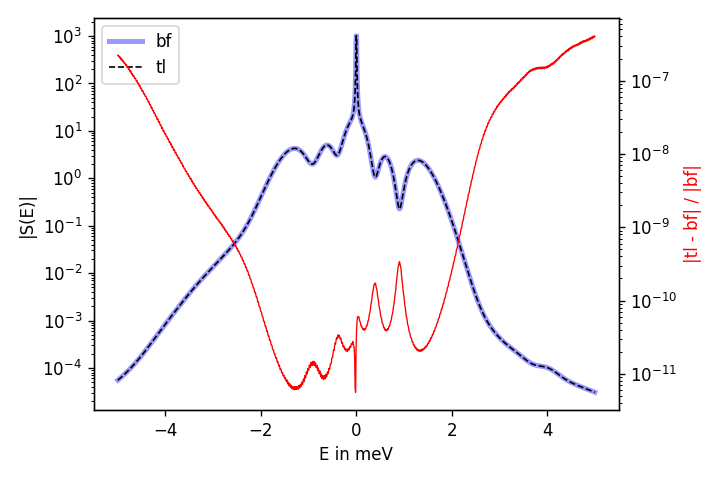

This figure's Python source:
# Spectrum of a TLS with phonons under pulsed excitation: time-local maps (dm=True) against brute force (dm=False).
# S(E) = Re int_0^tend dtau exp(-i E tau/hbar) int dt G1(t, tau), see Spectrum.get_onesided_spectrum.
# usage: python spectrum_pulsed.py
import time
import numpy as np
import matplotlib
matplotlib.use("Agg")
import matplotlib.pyplot as plt
from pyaceqd.pulses import ChirpedPulse
from pyaceqd.two_level_system.tls import TLS
from pyaceqd.two_time.spectrum import Spectrum
from pyaceqd.helpers.ace_operators import ketbra

tau_0 = 3           # pulse duration in ps
t_center = 5*tau_0
pulse_area = 6      # pulse area in units of pi
tend = 4000         # maximum t and tau
t_mem = 20
max_pulse_t = 30    # covers the pulse envelope

laser = ChirpedPulse(tau_0=tau_0, detuning=0, t_center=t_center, pulse_area=pulse_area, polarization="x")
tls = TLS(dt=0.1, gamma_e=1/100, lindblad=True, phonons=True, ae=5, temperature=4, verbose=False)
spec = Spectrum(tls, ketbra(0,1,2), ketbra(1,0,2), laser,
                tend=tend, dt_small=1, dt_big=1, max_pulse_t=max_pulse_t, t_mem=t_mem, verbose=True, workers=15)

start = time.time()
energies, S_tl = spec.get_onesided_spectrum(e_min=-5, e_max=5, dm=True)
t_tl = time.time() - start
start = time.time()
_, S_bf = spec.get_onesided_spectrum(e_min=-5, e_max=5, dm=False)
t_bf = time.time() - start
print("time-local {:.1f} s, brute force {:.1f} s".format(t_tl, t_bf))
print("max |S_tl - S_bf| / |S_bf| = {:.2e}".format(np.max(np.abs(S_tl - S_bf)/np.abs(S_bf))))
np.savez("spectrum_pulsed.npz", energies=energies, S_tl=S_tl, S_bf=S_bf)

fig, ax = plt.subplots(figsize=(6, 4))
ax.semilogy(energies, np.abs(S_bf), "b-", lw=3, alpha=0.4, label="bf")
ax.semilogy(energies, np.abs(S_tl), "k--", lw=1, label="tl")
ax.set_xlabel("E in meV")
ax.set_ylabel("|S(E)|")
ax.legend(loc="upper left")
ax2 = ax.twinx()
ax2.semilogy(energies, np.abs(S_tl - S_bf)/np.abs(S_bf), "r-", lw=0.8)
ax2.set_ylabel("|tl - bf| / |bf|", color="r")
fig.tight_layout()
fig.savefig("spectrum_pulsed.png", dpi=120)
print("saved spectrum_pulsed.png, spectrum_pulsed.npz")
